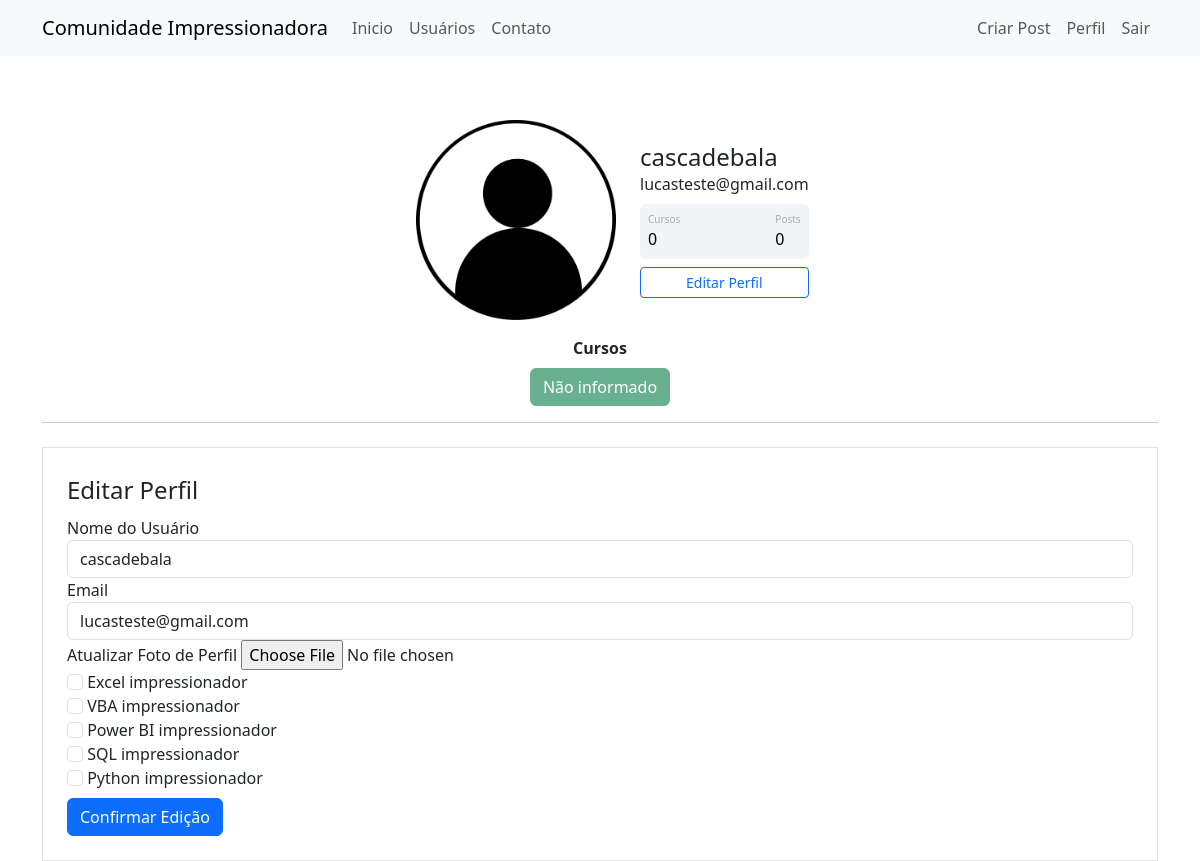
The page /perfil/editar (signed in) on the database its author committed.
### comunidadeimpressionadora/models.py (models this page shows)
class Usuario(database.Model, UserMixin):
    id = database.Column(database.Integer, primary_key=True)
    email = database.Column(database.String, nullable=False, unique=True)
    username = database.Column(database.String, nullable=False)
    senha = database.Column(database.String, nullable=False)
    foto_perfil = database.Column(database.String, default='default.jpg')
    posts = database.relationship("Post", backref="autor", lazy=True)
    cursos = database.Column(database.String, nullable=False, default='Não informado')
    def contar_posts(self):
        return len(self.posts)

### comunidadeimpressionadora/routes.py (the view)
@app.route("/perfil/editar", methods=["GET", "POST"])
@login_required
def editar_perfil():
    form_editar_perfil = FormEditarPerfil()
    if form_editar_perfil.validate_on_submit():
        current_user.email = form_editar_perfil.email.data
        current_user.username = form_editar_perfil.username.data
        if form_editar_perfil.foto_perfil.data:
            nome_imagem = salvar_imagem(form_editar_perfil.foto_perfil.data)
            current_user.foto_perfil = nome_imagem
        current_user.cursos = atualizar_cursos(form_editar_perfil)
        database.session.commit()
        flash("Edição finalizada","alert-success")
        return redirect(url_for('perfil'))
    elif request.method == 'GET':
        form_editar_perfil.email.data = current_user.email
        form_editar_perfil.username.data = current_user.username
    foto_perfil = url_for('static', filename='fotos_perfil/{}'.format(current_user.foto_perfil))
    return render_template("editarperfil.html", form_editar_perfil=form_editar_perfil, foto_perfil=foto_perfil)

### comunidadeimpressionadora/forms.py (shortened to what this page needs)
class FormEditarPerfil(FlaskForm):
    email = StringField("Email", validators=[DataRequired(), Email()])
    foto_perfil = FileField("Atualizar Foto de Perfil", validators=[FileAllowed(['jpeg','png'])])
    curso_excel = BooleanField("Excel impressionador")
    curso_vba = BooleanField("VBA impressionador")
    curso_bi = BooleanField("Power BI impressionador")
    curso_sql = BooleanField("SQL impressionador")
    curso_py = BooleanField("Python impressionador")
    username = StringField("Nome do Usuário", validators=[DataRequired()])
    botao_editar_perfil = SubmitField("Confirmar Edição")

### comunidadeimpressionadora/models.py (called while the page is built)
@login_manager.user_loader
def load_usuario(id_usuario):
    return Usuario.query.get(int(id_usuario))

### comunidadeimpressionadora/templates/editarperfil.html (shortened to what this page needs)
{% extends 'perfil.html' %}
{% block form_editar_perfil %}
    <div class="container">
        <hr>
        <div class="row">
            <div class="col">
                <form method="POST" action="" class="border p-4 mt-2" enctype="multipart/form-data">
                    <legend>Editar Perfil</legend>
                    <fieldset>
                        <div class="form-group">
                            {{ form_editar_perfil.username.label(class="form-control-label") }}
                            {% if form_editar_perfil.username.errors %}
                                {{ form_editar_perfil.username(class="form-control is-invalid") }}
                            <div class="invalid-feedback">
                                {% for erro in form_editar_perfil.username.errors %}
                                    {{ erro }}
                                {% endfor %}
                            </div>
                            {% else %}
                                {{ form_editar_perfil.username(class="form-control") }}
                            {% endif %}
                        </div>
                        <div class="form-group">
                            {{ form_editar_perfil.email.label(class="form-control-label") }}
                            {% if form_editar_perfil.email.errors %}
                                {{ form_editar_perfil.email(class="form-control is-invalid") }}
                            <div class="invalid-feedback">
                                {% for erro in form_editar_perfil.email.errors %}
                                    {{ erro }}
                                {% endfor %}
                            </div>
                            {% else %}
                                {{ form_editar_perfil.email(class="form-control") }}
                            {% endif %}
                        </div>
                        <div class="form-group">
                            {{ form_editar_perfil.foto_perfil.label }}
                            {{ form_editar_perfil.foto_perfil(class="form-control-file") }}
                        </div>
                        {% for campo in form_editar_perfil %}
                            {% if 'curso_' in campo.name %}
                                <div class="form-group">
                                    {{ campo(class="form-check-input") }}
                                    {{ campo.label(class="form-check-label")}}
                                </div>
                            {% endif %}
                        {% endfor %}
                    </fieldset>
                    {{ form_editar_perfil.botao_editar_perfil(class="btn btn-primary mt-2") }}
                </form>
            </div>
        </div>
    </div>
{% endblock %}

### comunidadeimpressionadora/templates/perfil.html
{% extends 'base.html' %}
{% block body %}
<div class="container mt-5 d-flex justify-content-center">
    <div class="card p-3">
        <div class="d-flex align-items-center">
            <div class="image pe-4">
                <img src=" {{ foto_perfil }}" class="rounded" width="200" >
            </div>
                <div class="ml-3 w-100">
                   <h4 class="mb-0 mt-0">{{ current_user.username }}</h4>
                   <span>{{ current_user.email }}</span>
                   <div class="p-2 mt-2 bg-primary d-flex justify-content-between rounded text-white stats">
                       {% if current_user.cursos == "Não informado" %}
                           <div class="d-flex flex-column"> <span class="articles">Cursos</span> <span class="number1">0</span> </div>
                       {% else %}
                           <div class="d-flex flex-column"> <span class="articles">Cursos</span> <span class="number1">{{ current_user.cursos.count(';') + 1 }}</span> </div>
                       {% endif %}
                       <div class="d-flex flex-column">
                            <span class="rating">Posts</span>
                            <span class="number3">{{ current_user.contar_posts() }}</span>
                       </div>
                   </div>
                   <div class="button mt-2 d-flex flex-row align-items-center">
                       <a class="w-100" href="{{ url_for('editar_perfil') }}">
                    <button class="btn btn-sm btn-outline-primary w-100">Editar Perfil</button>
                       </a>
                   </div>
                </div>
        </div>
    </div>
</div>
<div class="row justify-content-center">
    <div class="col col-4" style="text-align: center">
        <strong>Cursos</strong><br>
        {% for curso in current_user.cursos.split(";") %}
            <button type="button" class="btn btn-success mt-2" disabled>{{ curso }}</button>
        {% endfor %}
    </div>
</div>
{% block form_editar_perfil %}
{% endblock %}
{% endblock %}

### comunidadeimpressionadora/static/main.css (style rules this page uses)
.card { width: 400px; border: none; border-radius: 10px; background-color: #fff; }
.stats { background: #f2f5f8 !important; color: #000 !important; }
.articles { font-size:10px; color: #a1aab9; }
.number1 { font-weight:500; }
.rating { font-size:10px; color: #a1aab9; }
.number3 { font-weight:500; }

### rows shown on the page
Usuario: username "cascadebala", email "lucasteste@gmail.com", cursos "Não informado"

### other values the page prints
{{ current_user.contar_posts() }} "0"
{{ campo.label(class="form-check-label") }} "Excel impressionador" "VBA impressionador" "Power BI impressionador" "SQL impressionador" "Python impressionador"
